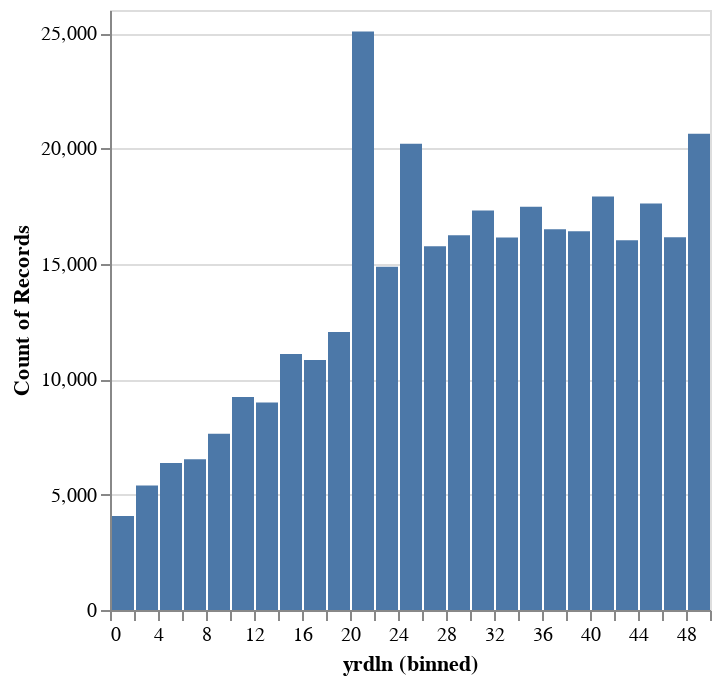

Source (notebook cell):
### Code cell
# Our target is `yrdln`
target_col = ['yrdln']

alt.Chart(df_cc).mark_bar().encode(
    alt.X('yrdln').bin(maxbins=30),
    y='count()'
)

### Figure 1 — Vega specification as saved in the notebook (floating-point values rounded to 4 significant figures)
{"$schema": "https://vega.github.io/schema/vega/v5.json", "data": [{"name": "source_0", "values": [{"__count": 16026, "bin_maxbins_30_yrdln": 42.0, "bin_maxbins_30_yrdln_end": 44.0}, {"__count": 16155, "bin_maxbins_30_yrdln": 46.0, "bin_maxbins_30_yrdln_end": 48.0}, {"__count": 17616, "bin_maxbins_30_yrdln": 44.0, "bin_maxbins_30_yrdln_end": 46.0}, {"__count": 5395, "bin_maxbins_30_yrdln": 2.0, "bin_maxbins_30_yrdln_end": 4.0}, {"__count": 6530, "bin_maxbins_30_yrdln": 6.0, "bin_maxbins_30_yrdln_end": 8.0}, {"__count": 6366, "bin_maxbins_30_yrdln": 4.0, "bin_maxbins_30_yrdln_end": 6.0}, {"__count": 17916, "bin_maxbins_30_yrdln": 40.0, "bin_maxbins_30_yrdln_end": 42.0}, {"__count": 17308, "bin_maxbins_30_yrdln": 30.0, "bin_maxbins_30_yrdln_end": 32.0}, {"__count": 14870, "bin_maxbins_30_yrdln": 22.0, "bin_maxbins_30_yrdln_end": 24.0}, {"__count": 9235, "bin_maxbins_30_yrdln": 10.0, "bin_maxbins_30_yrdln_end": 12.0}, {"__count": 12050, "bin_maxbins_30_yrdln": 18.0, "bin_maxbins_30_yrdln_end": 20.0}, {"__count": 15762, "bin_maxbins_30_yrdln": 26.0, "bin_maxbins_30_yrdln_end": 28.0}, {"__count": 16235, "bin_maxbins_30_yrdln": 28.0, "bin_maxbins_30_yrdln_end": 30.0}, {"__count": 25071, "bin_maxbins_30_yrdln": 20.0, "bin_maxbins_30_yrdln_end": 22.0}, {"__count": 16496, "bin_maxbins_30_yrdln": 36.0, "bin_maxbins_30_yrdln_end": 38.0}, {"__count": 20635, "bin_maxbins_30_yrdln": 48.0, "bin_maxbins_30_yrdln_end": 50.0}, {"__count": 20206, "bin_maxbins_30_yrdln": 24.0, "bin_maxbins_30_yrdln_end": 26.0}, {"__count": 16143, "bin_maxbins_30_yrdln": 32.0, "bin_maxbins_30_yrdln_end": 34.0}, {"__count": 17474, "bin_maxbins_30_yrdln": 34.0, "bin_maxbins_30_yrdln_end": 36.0}, {"__count": 8988, "bin_maxbins_30_yrdln": 12.0, "bin_maxbins_30_yrdln_end": 14.0}, {"__count": 11089, "bin_maxbins_30_yrdln": 14.0, "bin_maxbins_30_yrdln_end": 16.0}, {"__count": 16408, "bin_maxbins_30_yrdln": 38.0, "bin_maxbins_30_yrdln_end": 40.0}, {"__count": 10833, "bin_maxbins_30_yrdln": 16.0, "bin_maxbins_30_yrdln_end": 18.0}, {"__count": 7633, "bin_maxbins_30_yrdln": 8.0, "bin_maxbins_30_yrdln_end": 10.0}, {"__count": 4075, "bin_maxbins_30_yrdln": 0.0, "bin_maxbins_30_yrdln_end": 2.0}]}, {"name": "source_0_y_domain___count", "values": [{"min": 4075, "max": 25071}]}], "signals": [{"name": "bin_maxbins_30_yrdln_bins", "value": {"fields": ["yrdln"], "fname": "bin_yrdln", "start": 0.0, "step": 2.0, "stop": 50.0}}], "marks": [{"type": "rect", "name": "marks", "from": {"data": "source_0"}, "encode": {"update": {"x2": {"field": "bin_maxbins_30_yrdln", "scale": "x", "offset": {"signal": "0.5 + (abs(scale(\"x\", datum[\"bin_maxbins_30_yrdln_end\"]) - scale(\"x\", datum[\"bin_maxbins_30_yrdln\"])) < 0.25 ? -0.5 * (0.25 - (abs(scale(\"x\", datum[\"bin_maxbins_30_yrdln_end\"]) - scale(\"x\", datum[\"bin_maxbins_30_yrdln\"])))) : 0.5)"}}, "ariaRoleDescription": {"value": "bar"}, "fill": {"value": "#4c78a8"}, "description": {"signal": "\"yrdln (binned): \" + (!isValid(datum[\"bin_maxbins_30_yrdln\"]) || !isFinite(+datum[\"bin_maxbins_30_yrdln\"]) ? \"null\" : format(datum[\"bin_maxbins_30_yrdln\"], \"\") + \" – \" + format(datum[\"bin_maxbins_30_yrdln_end\"], \"\")) + \"; Count of Records: \" + (format(datum[\"__count\"], \"\"))"}, "x": {"field": "bin_maxbins_30_yrdln_end", "scale": "x", "offset": {"signal": "0.5 + (abs(scale(\"x\", datum[\"bin_maxbins_30_yrdln_end\"]) - scale(\"x\", datum[\"bin_maxbins_30_yrdln\"])) < 0.25 ? 0.5 * (0.25 - (abs(scale(\"x\", datum[\"bin_maxbins_30_yrdln_end\"]) - scale(\"x\", datum[\"bin_maxbins_30_yrdln\"])))) : -0.5)"}}, "y": {"field": "__count", "scale": "y"}, "y2": {"value": 0, "scale": "y"}}}, "style": ["bar"]}], "scales": [{"name": "x", "type": "linear", "domain": {"signal": "[bin_maxbins_30_yrdln_bins.start, bin_maxbins_30_yrdln_bins.stop]"}, "range": [0, {"signal": "width"}], "bins": {"signal": "bin_maxbins_30_yrdln_bins"}, "zero": false}, {"name": "y", "type": "linear", "domain": [{"signal": "(data(\"source_0_y_domain___count\")[0] || {}).min"}, {"signal": "(data(\"source_0_y_domain___count\")[0] || {}).max"}], "range": [{"signal": "height"}, 0], "zero": true, "nice": true}], "axes": [{"scale": "y", "zindex": 0, "gridScale": "x", "ticks": false, "orient": "left", "tickCount": {"signal": "ceil(height/40)"}, "labels": false, "grid": true, "minExtent": 0, "aria": false, "maxExtent": 0, "domain": false}, {"scale": "x", "labelOverlap": true, "tickCount": {"signal": "ceil(width/10)"}, "grid": false, "title": "yrdln (binned)", "orient": "bottom", "labelFlush": true, "zindex": 0}, {"scale": "y", "labelOverlap": true, "grid": false, "orient": "left", "zindex": 0, "tickCount": {"signal": "ceil(height/40)"}, "title": "Count of Records"}], "style": "cell", "padding": 5, "width": 300, "background": "white", "height": 300}
